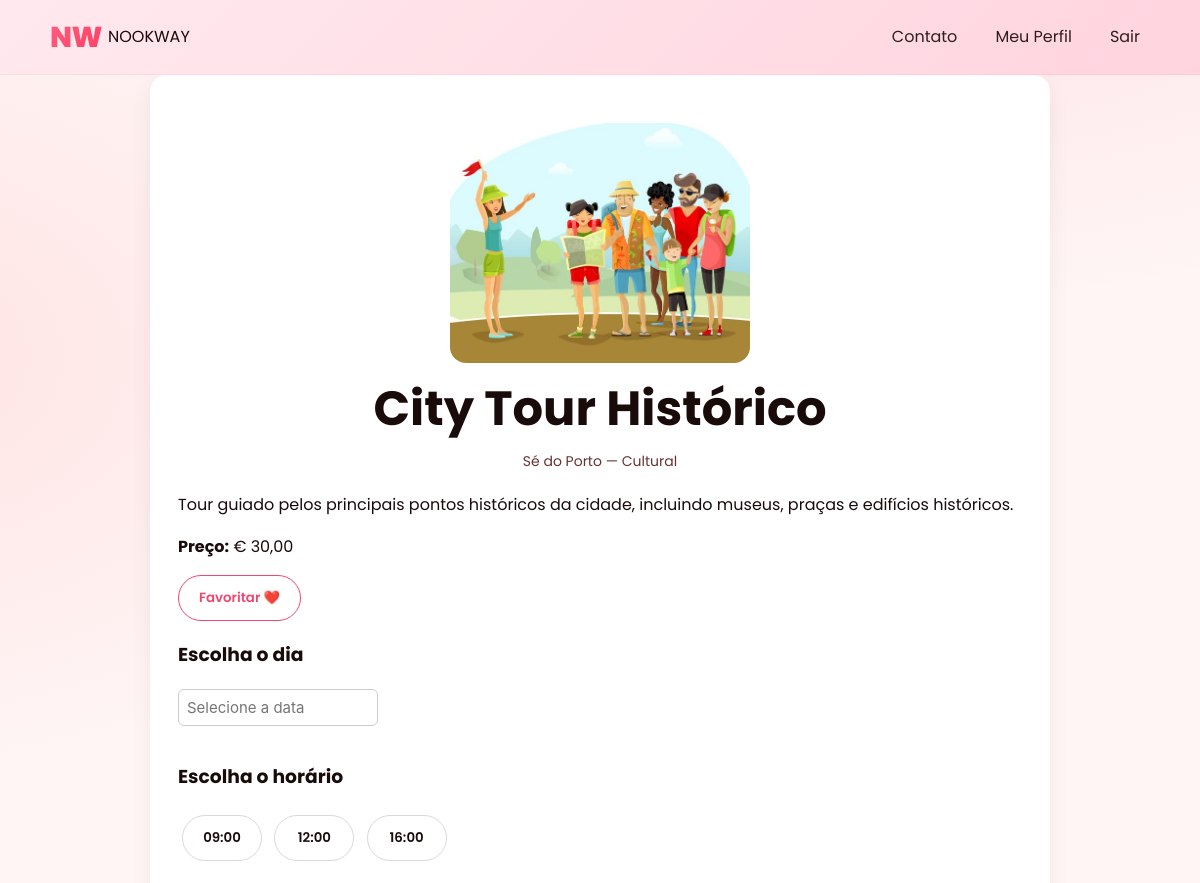
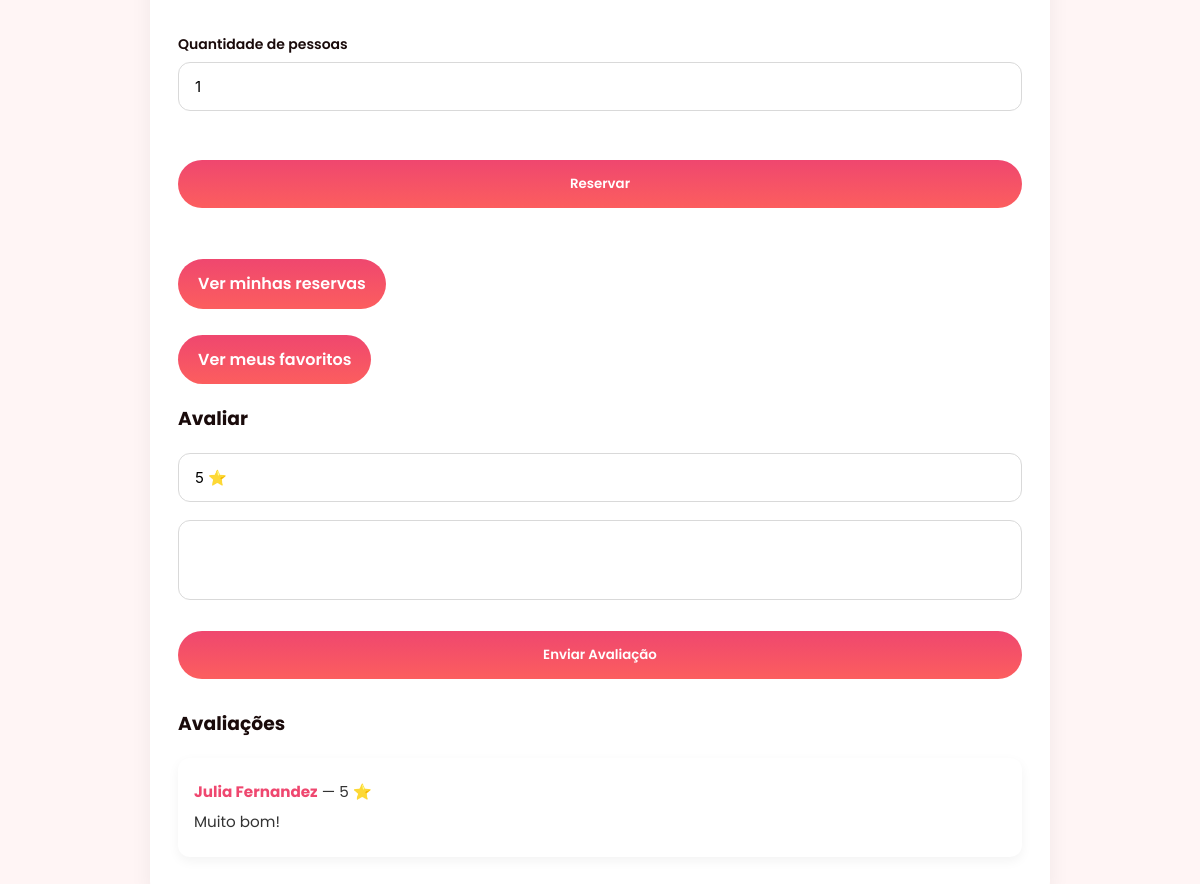
The page /tour.php?id=32 (signed in) on the database its author committed (2 pictures, top to bottom).
### tables this page shows
CREATE TABLE `tours` (
  `id` int(11) NOT NULL,
  `titulo` varchar(200) NOT NULL,
  `descricao` text DEFAULT NULL,
  `cidade` varchar(120) DEFAULT NULL,
  `categoria` varchar(80) DEFAULT NULL,
  `latitude` decimal(10,7) DEFAULT NULL,
  `longitude` decimal(10,7) DEFAULT NULL,
  `preco` decimal(8,2) DEFAULT 0.00,
  `moeda` varchar(10) DEFAULT NULL,
  `moeda_customizada` varchar(10) DEFAULT NULL,
  `imagem` varchar(255) DEFAULT NULL,
  `id_guia` int(11) DEFAULT NULL,
  `criado_em` timestamp NOT NULL DEFAULT current_timestamp(),
  `data_inicio` date NOT NULL,
  `data_fim` date DEFAULT NULL,
  `dias_semana` varchar(20) NOT NULL,
  `horarios` varchar(255) NOT NULL
);

CREATE TABLE `avaliacoes` (
  `id` int(11) NOT NULL,
  `id_tour` int(11) NOT NULL,
  `id_turista` int(11) NOT NULL,
  `nota` tinyint(4) NOT NULL,
  `comentario` text NOT NULL,
  `criado_em` datetime DEFAULT current_timestamp()
);

CREATE TABLE `usuarios` (
  `id` int(11) NOT NULL,
  `nome` varchar(100) NOT NULL,
  `email` varchar(120) NOT NULL,
  `telefone` varchar(20) DEFAULT NULL,
  `localizacao` varchar(100) DEFAULT NULL,
  `bio` text DEFAULT NULL,
  `data_nascimento` date DEFAULT NULL,
  `senha` varchar(255) NOT NULL,
  `tipo_conta` enum('turista','guia') NOT NULL,
  `foto_perfil` varchar(255) DEFAULT NULL,
  `criado_em` timestamp NOT NULL DEFAULT current_timestamp()
);

### public/tour.php (the view, shortened to what this page needs)
<?php
require_once 'db.php';
$id_tour = intval($_GET['id']);
$stmt = $conn->prepare("SELECT * FROM tours WHERE id = ?");
$stmt->bind_param("i", $id_tour);
$stmt->execute();
$tour = $stmt->get_result()->fetch_assoc();
$stmt = $conn->prepare("
    SELECT a.*, u.nome
    FROM avaliacoes a
    JOIN usuarios u ON a.id_turista = u.id
    WHERE a.id_tour = ?
    ORDER BY a.id DESC
");
$stmt->bind_param("i", $id_tour);
$stmt->execute();
$avaliacoes = $stmt->get_result()->fetch_all(MYSQLI_ASSOC);
$ja_favoritou = false;
$horarios_disponiveis = array_filter(explode(',', $tour['horarios']));
?>
<!DOCTYPE html>
<html lang="pt-BR">
<head>
<link rel="stylesheet" href="css/nookway.css">
<link rel="stylesheet" href="https://cdn.jsdelivr.net/npm/flatpickr/dist/flatpickr.min.css">
</head>
<body>
<?php include 'templates/header.php'; ?>
<div class="criar-tour-page">
    <div class="auth-box">
<div class="tour-img-container">
    <img src="<?= $tour['imagem'] ? 'uploads/tours/'.$tour['imagem'] : 'img/default_tour.jpg' ?>" class="tour-img">
</div>
<h1><?= htmlspecialchars($tour['titulo']) ?></h1>
<p class="muted"><?= htmlspecialchars($tour['cidade']) ?> — <?= htmlspecialchars($tour['categoria']) ?></p>
<p><?= nl2br(htmlspecialchars($tour['descricao'])) ?></p>
<p><b>Preço:</b> € <?= number_format($tour['preco'],2,',','.') ?></p>
<?php if($tipo_conta === 'turista'): ?>
<form method="post" action="favoritar.php" style="display:inline-block;margin-right:8px">
<?php if(!$ja_favoritou): ?>
<button class="btn ghost">Favoritar ❤️</button>
<?php else: ?>
<button class="btn ghost" name="desfavoritar" value="1">Remover Favorito ❌</button>
<?php endif; ?>
</form>
<form method="POST" action="reservar.php">
<h3>Escolha o dia</h3>
<input type="text" id="calendario" placeholder="Selecione a data" readonly style="padding:8px;border-radius:6px;border:1px solid #ccc;width:200px">
<h3>Escolha o horário</h3>
<div id="horarios-container">
    <?php foreach($horarios_disponiveis as $h): ?>
    <button type="button" class="horario" onclick="selecionarHorario(this,'<?= $h ?>')"><?= $h ?></button>
    <?php endforeach; ?>
</div>
<br><br>
<label>Quantidade de pessoas</label>
<input type="number" name="quantidade_pessoas" min="1" value="1" required>
<br><br>
<button class="btn primary">Reservar</button>
</form>
<br><br>
<a href="minhas_reservas.php" class="btn primary">Ver minhas reservas</a>
<br><br>
<a href="meus_favoritos.php" class="btn primary">Ver meus favoritos</a>
<h3 style="margin-top:20px">Avaliar</h3>
<form method="post" action="avaliar.php">
<select name="nota" required>
<option value="5">5 ⭐</option>
</select>
<textarea name="comentario" required></textarea>
<button class="btn primary">Enviar Avaliação</button>
</form>
<?php else: ?>
<button class="btn primary" onclick="abrirPopup()">Reservar</button>
<?php endif; ?>
<h3 style="margin-top:30px">Avaliações</h3>
<?php if(!$avaliacoes): ?>
<p class="muted">Nenhuma avaliação ainda.</p>
<?php else: ?>
<div class="dashboard-items">
<?php foreach($avaliacoes as $a): ?>
    <div class="atividade-card">
        <p><b><?= htmlspecialchars($a['nome']) ?></b> — <?= (int)$a['nota'] ?> ⭐</p>
        <p><?= nl2br(htmlspecialchars($a['comentario'])) ?></p>
    </div>
<?php endforeach; ?>
</div>
<?php endif; ?>
</div>
</body>
</html>

### public/css/nookway.css (style rules this page uses)
:root { --bg: #fff5f5; --surface: #ffffff; --elev: #f8f1f1; --muted: #663333; --text: #1a0b0b; --primary: #ef476f; --primary-600: #fc5e5e; --accent: #ff7b7b; --warn: #ffb380; --danger: #ff2e2e; --radius: 50px; --shadow: 0 10px 30px rgba(0,0,0,.15); --maxw: 1100px; }
* { box-sizing: border-box; transition: background-color .25s, color .25s, border-color .25s; }
html { scroll-behavior: smooth; }
body { margin: 0; font-family: 'Poppins', system-ui, -apple-system, Segoe UI, Roboto, Arial, "Noto Sans", sans-serif; color: var(--text); background: radial-gradient(1200px 800px at 80% -10%, rgba(239,71,111,0.12), transparent 60%), radial-gradient(1000px 700px at -10% 20%, rgba(252,94,94,0.12), transparent 60%), var(--bg); line-height: 1.6; }
a { color: inherit; text-decoration: none; }
img { max-width: 100%; display: block; }
h1 { font-family: 'Poppins', sans-serif; font-weight: 700; line-height: 1.1; font-size: clamp(1.8rem, 3.8vw + .6rem, 3rem); margin: 8px 0 14px; }
.btn { display: inline-flex; align-items: center; justify-content: center; gap: 10px; padding: 14px 28px; border-radius: 999px; font-weight: 600; font-family: 'Poppins', sans-serif; border: none; cursor: pointer; transition: .25s; }
.btn.primary { background: linear-gradient(180deg, var(--primary), var(--primary-600)); color: #fff; }
.btn.ghost { background: transparent; border: 1px solid var(--primary); color: var(--primary); }
.auth-box { width: 100%; max-width: 420px; background: #ffffffee; padding: 40px; border-radius: 20px; box-shadow: 0 8px 25px rgba(0,0,0,0.08); }
.auth-box h1 { font-family: "Poppins", sans-serif; margin-bottom: 10px; text-align: center; }
.auth-box .muted { text-align: center; font-size: 14px; margin-bottom: 20px; }
.criar-tour-page .auth-box { width: 100%; max-width: 900px; padding: 28px; background: var(--surface); border-radius: 16px; box-shadow: 0 6px 22px rgba(0,0,0,0.06); margin: 0 auto; }
.criar-tour-page .auth-box label { display: block; font-size: 14px; margin-bottom: 6px; font-weight: 600; color: var(--text); }
.criar-tour-page .auth-box input[type="text"], .criar-tour-page .auth-box input[type="number"], .criar-tour-page .auth-box input[type="date"], .criar-tour-page .auth-box input[type="file"], .criar-tour-page .auth-box select, .criar-tour-page .auth-box textarea, .criar-tour-page .auth-box .horario-input { width: 100%; padding: 14px 16px; border-radius: 12px; border: 1.5px solid #d9d9d9; font-size: 15px; background: #fff; outline: none; font-family: "Inter", sans-serif; transition: border-color .2s ease, box-shadow .2s ease, transform .12s; margin-bottom: 18px; -webkit-appearance: none; -moz-appearance: none; appearance: none; box-sizing: border-box; }
.criar-tour-page .auth-box textarea { resize: none; min-height: 80px; }
.criar-tour-page .auth-box .btn, .criar-tour-page .auth-box button, .criar-tour-page .auth-box input[type="submit"] { font-family: 'Poppins', sans-serif; font-weight: 600; border-radius: 999px; padding: 12px 20px; cursor: pointer; transition: .18s; }
.criar-tour-page .auth-box .btn.primary, .criar-tour-page .auth-box button.primary { background: linear-gradient(180deg, var(--primary), var(--primary-600)); color: #fff; border: none; display: inline-flex; align-items: center; justify-content: center; }
.criar-tour-page .auth-box form .btn.primary, .criar-tour-page .auth-box form button.primary, .criar-tour-page .auth-box form input[type="submit"] { width: 100%; padding: 14px 18px; margin-top: 6px; }
.criar-tour-page .auth-box .btn.ghost, .criar-tour-page .auth-box button.ghost { background: transparent; border: 1px solid var(--primary); color: var(--primary); }
.tour-img-container { width: 100%; display: flex; justify-content: center; margin: 20px 0; }
img:not(.logo):not(.icon):not(.small-img) { max-width: 300px; max-height: 250px; width: 100%; height: auto; object-fit: cover; border-radius: 16px; }
.muted { color: var(--muted); }

### rows shown on the page
tours: imagem (picture), titulo "City Tour Histórico", cidade "Sé do Porto", categoria "Cultural", descricao "Tour guiado pelos principais pontos históricos da cidade, incluindo museus, praças e edifícios históricos.", preco "30,00", horarios "09:00", horarios "12:00", horarios "16:00"
avaliacoes: id_turista.nome "Julia Fernandez", nota "5", comentario "Muito bom!"
